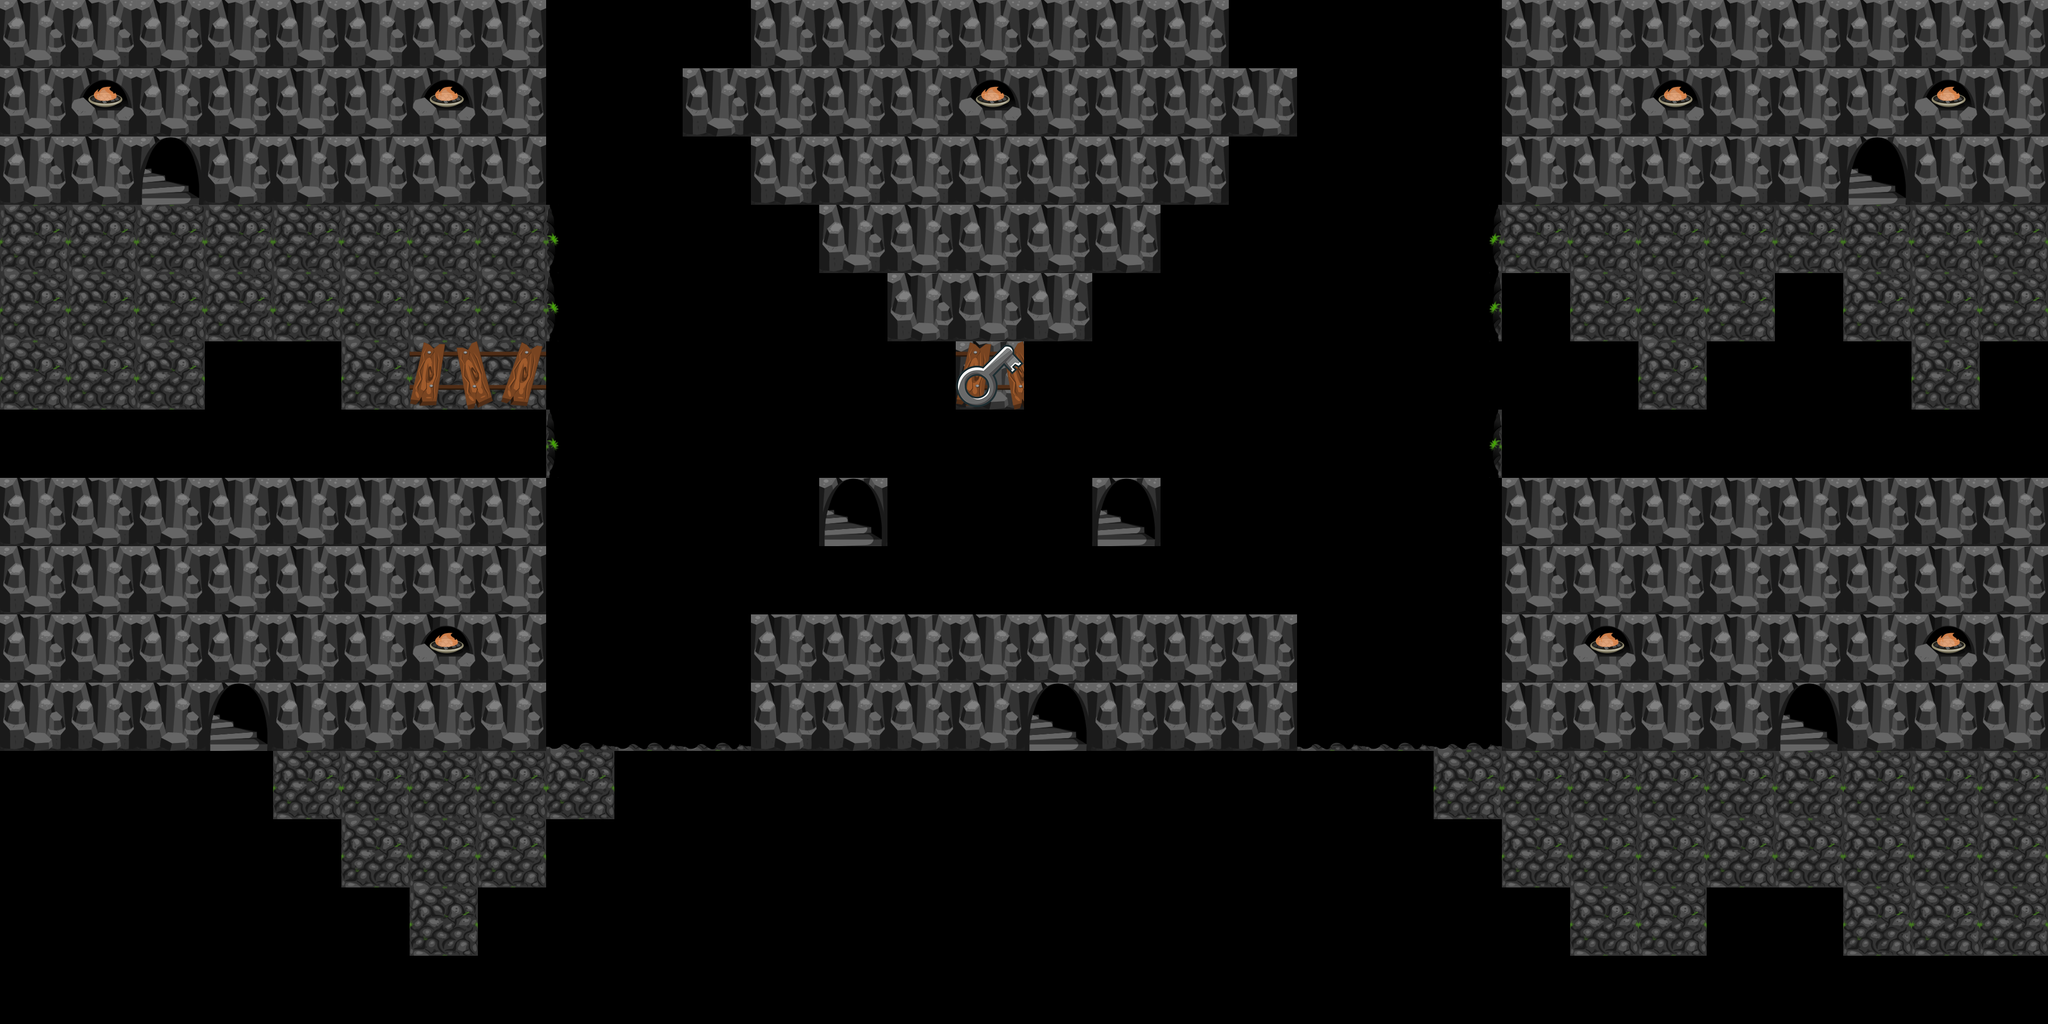

This game map was drawn from its Tiled (.tmx) file and the tilesets committed beside it. A one-line description and the full map source follow:
An orthogonal 30x15 tile map with 120x120 px tiles, 6 tile layers (Walkable, Lower background layer, Background Decoratoions, Collidable, ...), 3 tilesets.

<map version="1.0" orientation="orthogonal" renderorder="right-down" width="30" height="15" tilewidth="120" tileheight="120" nextobjectid="1">
 <tileset firstgid="1" name="2dpixx_dungeon" tilewidth="120" tileheight="120" tilecount="42" columns="7">
  <image source="tiles3/2dpixx_dungeon.png" width="840" height="720" />
 </tileset>
 <tileset firstgid="43" name="key" tilewidth="120" tileheight="120" tilecount="1" columns="1">
  <image source="120Key.png" width="120" height="120" />
  <tile id="0">
   <properties>
    <property name="key" value="" />
   </properties>
  </tile>
 </tileset>
 <tileset firstgid="44" name="Monster" tilewidth="120" tileheight="120" tilecount="1" columns="1">
  <image source="120px-CookieMonster.png" width="120" height="120" />
  <tile id="0">
   <properties>
    <property name="monster" value="" />
   </properties>
  </tile>
 </tileset>
 <layer name="Walkable" width="30" height="15">
  <data encoding="csv">
0,0,0,0,0,0,0,0,0,0,0,0,0,0,0,0,0,0,0,0,0,0,0,0,0,0,0,0,0,0,
0,0,0,0,0,0,0,0,0,0,0,0,0,0,0,0,0,0,0,0,0,0,0,0,0,0,0,0,0,0,
0,0,20,0,0,0,0,0,0,0,0,0,0,0,0,0,0,0,0,0,0,0,0,0,0,0,0,20,0,0,
20,20,20,20,20,20,20,20,0,0,0,0,0,0,0,0,0,0,0,0,0,0,20,20,20,20,20,20,20,20,
20,20,20,20,20,20,20,20,0,0,0,0,0,0,0,0,0,0,0,0,0,0,20,20,20,20,20,20,20,20,
20,20,20,20,20,20,20,20,33,19,19,19,19,19,19,19,19,19,19,19,19,35,20,20,20,20,20,20,20,20,
20,20,20,20,20,20,20,20,0,0,0,0,0,0,0,0,0,0,0,0,0,0,20,20,20,20,20,20,20,20,
0,0,0,0,0,0,0,0,0,0,0,0,12,0,0,0,19,0,0,0,0,0,0,0,0,0,0,0,0,0,
0,0,0,0,0,0,0,0,0,0,0,20,20,20,20,20,20,20,20,0,0,0,0,0,0,0,0,0,0,0,
0,0,0,0,0,0,0,0,0,0,0,0,0,0,0,0,0,0,0,0,0,0,0,0,0,0,0,0,0,0,
0,0,0,20,0,0,0,0,0,0,0,0,0,0,0,12,0,0,0,0,0,0,0,0,0,0,20,0,0,0,
20,20,20,20,20,20,20,20,20,20,20,20,20,20,20,20,20,20,20,20,20,20,20,20,20,20,20,20,20,20,
20,20,20,20,20,20,20,20,20,20,20,20,20,20,20,20,20,20,20,20,20,20,20,20,20,20,20,20,20,20,
20,20,20,20,20,20,20,20,20,20,20,20,20,20,20,20,20,20,20,20,20,20,20,20,20,20,20,20,20,20,
20,20,20,20,20,20,20,20,20,20,20,20,20,20,20,20,20,20,20,20,20,20,20,20,20,20,20,20,20,20
</data>
 </layer>
 <layer name="Lower background layer" width="30" height="15">
  <data encoding="csv">
0,0,0,0,0,0,0,0,0,0,0,0,0,0,0,0,0,0,0,0,0,0,0,0,0,0,0,0,0,0,
0,0,0,0,0,0,0,0,0,0,0,0,0,0,0,0,0,0,0,0,0,0,0,0,0,0,0,0,0,0,
0,0,0,0,0,0,0,0,0,0,0,0,0,0,0,0,0,0,0,0,0,0,0,0,0,0,0,0,0,0,
0,0,0,0,0,0,0,0,0,0,0,0,0,0,0,0,0,0,0,0,0,0,0,0,0,0,0,0,0,0,
0,0,0,0,0,0,0,0,0,0,0,0,0,0,0,0,0,0,0,0,0,0,0,0,0,0,0,0,0,0,
0,0,0,0,0,0,0,0,0,16,15,16,15,16,0,16,15,16,15,16,15,0,0,0,0,0,0,0,0,0,
0,0,0,0,0,0,0,0,0,0,0,0,0,0,0,0,0,0,0,0,0,0,0,0,0,0,0,0,0,0,
0,0,0,0,0,0,0,0,0,0,0,0,0,0,0,0,0,0,0,0,0,0,0,0,0,0,0,0,0,0,
0,0,0,0,0,0,0,0,0,0,0,0,0,0,0,0,0,0,0,0,0,0,0,0,0,0,0,0,0,0,
0,0,0,0,0,0,0,0,0,0,0,19,19,19,19,19,19,19,19,0,0,0,0,0,0,0,0,0,0,0,
0,0,0,0,0,0,0,0,0,0,0,19,19,19,19,0,19,19,19,0,0,0,0,0,0,0,0,0,0,0,
0,0,0,0,0,0,0,0,0,0,0,0,0,0,0,0,0,0,0,0,0,0,0,0,0,0,0,0,0,0,
0,0,0,0,0,0,0,0,0,0,0,0,0,0,0,0,0,0,0,0,0,0,0,0,0,0,0,0,0,0,
0,0,0,0,0,0,0,0,0,0,0,0,0,0,0,0,0,0,0,0,0,0,0,0,0,0,0,0,0,0,
0,0,0,0,0,0,0,0,0,0,0,0,0,0,0,0,0,0,0,0,0,0,0,0,0,0,0,0,0,0
</data>
 </layer>
 <layer name="Background Decoratoions" width="30" height="15">
  <data encoding="csv">
19,19,19,19,19,19,19,19,0,0,0,19,19,19,19,19,19,19,0,0,0,0,19,19,19,19,19,19,19,19,
19,5,19,19,19,19,5,19,0,0,19,19,19,19,5,19,19,19,19,0,0,0,19,19,5,19,19,19,5,19,
19,19,12,19,19,19,19,19,0,0,0,19,19,19,19,19,19,19,0,0,0,0,19,19,19,19,19,12,19,19,
0,0,0,0,0,0,0,0,33,0,0,0,19,19,19,19,19,0,0,0,0,35,0,0,0,0,0,0,0,0,
0,0,0,0,0,0,0,0,33,0,0,0,0,19,19,19,0,0,0,0,0,35,0,0,0,0,0,0,0,0,
0,0,0,0,0,0,15,16,15,0,0,0,0,0,15,0,0,0,0,0,0,16,15,16,0,0,0,0,0,0,
0,0,0,0,0,0,0,0,33,0,0,19,19,19,19,19,19,19,19,0,0,35,0,0,0,0,0,0,0,0,
19,19,19,19,19,19,19,19,0,0,0,19,0,19,19,19,0,19,19,0,0,0,19,19,19,19,19,19,19,19,
19,19,19,19,19,19,19,19,0,0,0,0,0,0,0,0,0,0,0,0,0,0,19,19,19,19,19,19,19,19,
19,19,19,19,19,19,5,19,0,0,0,0,0,0,0,0,0,0,0,0,0,0,19,5,19,19,19,19,5,19,
19,19,19,12,19,19,19,19,41,41,41,0,0,0,0,0,0,0,0,41,41,41,19,19,19,19,12,19,19,19,
0,0,0,0,0,0,0,0,0,0,0,0,0,0,0,0,0,0,0,0,0,0,0,0,0,0,0,0,0,0,
0,0,0,0,0,0,0,0,0,0,0,0,0,0,0,0,0,0,0,0,0,0,0,0,0,0,0,0,0,0,
0,0,0,0,0,0,0,0,0,0,0,0,0,0,0,0,0,0,0,0,0,0,0,0,0,0,0,0,0,0,
0,0,0,0,0,0,0,0,0,0,0,0,0,0,0,0,0,0,0,0,0,0,0,0,0,0,0,0,0,0
</data>
 </layer>
 <layer name="Collidable" width="30" height="15">
  <data encoding="csv">
0,0,0,0,0,0,0,0,0,0,0,0,0,0,0,0,0,0,0,0,0,0,0,0,0,0,0,0,0,0,
0,0,0,0,0,0,0,0,0,0,0,0,0,0,0,0,0,0,0,0,0,0,0,0,0,0,0,0,0,0,
0,0,0,0,0,0,0,0,0,0,0,0,0,0,0,0,0,0,0,0,0,0,0,0,0,0,0,0,0,0,
0,0,0,0,0,0,0,0,0,0,0,0,0,0,0,0,0,0,0,0,0,0,0,0,0,0,0,0,0,0,
0,0,0,0,0,0,0,0,0,0,0,0,0,0,0,0,0,0,0,0,0,0,0,0,0,0,0,0,0,0,
0,0,0,0,0,0,0,0,0,0,0,0,0,0,43,0,0,0,0,0,0,0,0,0,0,0,0,0,0,0,
0,0,0,0,0,0,0,0,0,0,0,0,0,0,0,0,0,0,0,0,0,0,0,0,0,0,0,0,0,0,
0,0,0,0,0,0,0,0,0,0,0,0,0,0,0,0,0,0,0,0,0,0,0,0,0,0,0,0,0,0,
0,0,0,0,0,0,0,0,0,0,0,0,0,0,0,0,0,0,44,0,0,0,0,0,0,0,0,0,0,0,
0,0,0,0,0,0,0,0,0,0,0,0,0,0,0,0,0,0,0,0,0,0,0,0,0,0,0,0,0,0,
0,0,0,0,0,0,0,0,0,0,0,0,0,0,0,0,0,0,0,0,0,0,0,0,0,0,0,0,0,0,
0,0,0,0,0,0,0,0,0,0,0,0,0,0,44,0,0,0,0,0,0,0,0,0,0,0,0,0,0,0,
0,0,0,0,0,0,0,0,0,0,0,0,0,0,0,44,0,0,0,0,0,0,0,0,0,0,0,0,0,0,
0,0,0,0,0,0,0,0,0,0,0,0,0,0,44,0,0,0,0,0,0,0,0,0,0,0,0,0,0,0,
0,0,0,0,0,0,0,0,0,0,0,0,0,44,0,0,0,0,0,0,0,0,0,0,0,0,0,0,0,0
</data>
 </layer>
 <layer name="Dark Layer" width="30" height="15">
  <data encoding="csv">
0,0,0,0,0,0,0,0,34,34,34,0,0,0,0,0,0,0,34,34,34,34,0,0,0,0,0,0,0,0,
0,0,0,0,0,0,0,0,34,34,0,0,0,0,0,0,0,0,0,34,34,34,0,0,0,0,0,0,0,0,
0,0,0,0,0,0,0,0,34,34,34,0,0,0,0,0,0,0,34,34,34,34,0,0,0,0,0,0,0,0,
0,0,0,0,0,0,0,0,0,34,34,34,0,0,0,0,0,34,34,34,34,0,0,0,0,0,0,0,0,0,
0,0,0,0,0,0,0,0,0,34,34,34,34,0,0,0,34,34,34,34,34,0,34,0,0,0,34,0,0,0,
0,0,0,34,34,0,0,0,34,34,34,34,34,34,0,34,34,34,34,34,34,34,34,34,0,34,34,34,0,34,
34,34,34,34,34,34,34,34,0,34,34,34,34,34,34,34,34,34,34,34,34,0,34,34,34,34,34,34,34,34,
0,0,0,0,0,0,0,0,34,34,34,34,0,34,34,34,34,34,34,34,34,34,0,0,0,0,0,0,0,0,
0,0,0,0,0,0,0,0,34,34,34,34,34,34,34,34,34,34,34,34,34,34,0,0,0,0,0,0,0,0,
0,0,0,0,0,0,0,0,34,34,34,0,0,0,0,0,0,0,0,34,34,34,0,0,0,0,0,0,0,0,
0,0,0,0,0,0,0,0,0,0,0,0,0,0,0,0,0,0,0,0,0,0,0,0,0,0,0,0,0,0,
34,34,34,34,0,0,0,0,0,34,34,34,34,34,34,34,34,34,34,34,34,0,0,0,0,0,0,0,0,0,
34,34,34,34,34,0,0,0,34,34,34,34,34,34,34,34,34,34,34,34,34,34,0,0,0,0,0,0,0,0,
34,34,34,34,34,34,0,34,34,34,34,34,34,34,34,34,34,34,34,34,34,34,34,0,0,34,34,0,0,0,
34,34,34,34,34,34,34,34,34,34,34,34,34,34,34,34,34,34,34,34,34,34,34,34,34,34,34,34,34,34
</data>
 </layer>
 <layer name="Final Exit" width="30" height="15">
  <data encoding="csv">
0,0,0,0,0,0,0,0,0,0,0,0,0,0,0,0,0,0,0,0,0,0,0,0,0,0,0,0,0,0,
0,0,0,0,0,0,0,0,0,0,0,0,0,0,0,0,0,0,0,0,0,0,0,0,0,0,0,0,0,0,
0,0,0,0,0,0,0,0,0,0,0,0,0,0,0,0,0,0,0,0,0,0,0,0,0,0,0,0,0,0,
0,0,0,0,0,0,0,0,0,0,0,0,0,0,0,0,0,0,0,0,0,0,0,0,0,0,0,0,0,0,
0,0,0,0,0,0,0,0,0,0,0,0,0,0,0,0,0,0,0,0,0,0,0,0,0,0,0,0,0,0,
0,0,0,0,0,0,0,0,0,0,0,0,0,0,0,0,0,0,0,0,0,0,0,0,0,0,0,0,0,0,
0,0,0,0,0,0,0,0,0,0,0,0,0,0,0,0,0,0,0,0,0,0,0,0,0,0,0,0,0,0,
0,0,0,0,0,0,0,0,0,0,0,0,0,0,0,0,12,0,0,0,0,0,0,0,0,0,0,0,0,0,
0,0,0,0,0,0,0,0,0,0,0,0,0,0,0,0,0,0,0,0,0,0,0,0,0,0,0,0,0,0,
0,0,0,0,0,0,0,0,0,0,0,0,0,0,0,0,0,0,0,0,0,0,0,0,0,0,0,0,0,0,
0,0,0,0,0,0,0,0,0,0,0,0,0,0,0,0,0,0,0,0,0,0,0,0,0,0,0,0,0,0,
0,0,0,0,0,0,0,0,0,0,0,0,0,0,0,0,0,0,0,0,0,0,0,0,0,0,0,0,0,0,
0,0,0,0,0,0,0,0,0,0,0,0,0,0,0,0,0,0,0,0,0,0,0,0,0,0,0,0,0,0,
0,0,0,0,0,0,0,0,0,0,0,0,0,0,0,0,0,0,0,0,0,0,0,0,0,0,0,0,0,0,
0,0,0,0,0,0,0,0,0,0,0,0,0,0,0,0,0,0,0,0,0,0,0,0,0,0,0,0,0,0
</data>
 </layer>
</map>